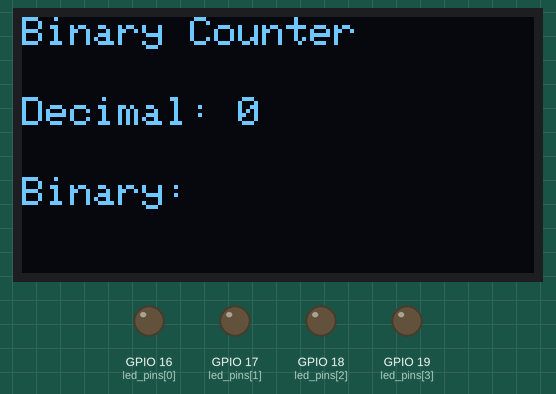
A sketch run on a simulated ESP32. Parts: 128×64 one-colour display, output pins drawn as LEDs (lit = HIGH).

Above: at 0.1 s.
At 3.2 s:
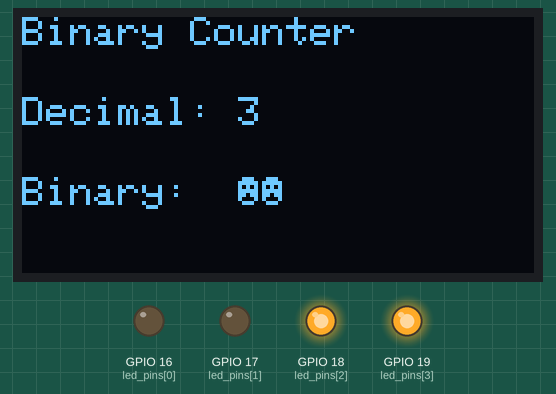
At 5.2 s:
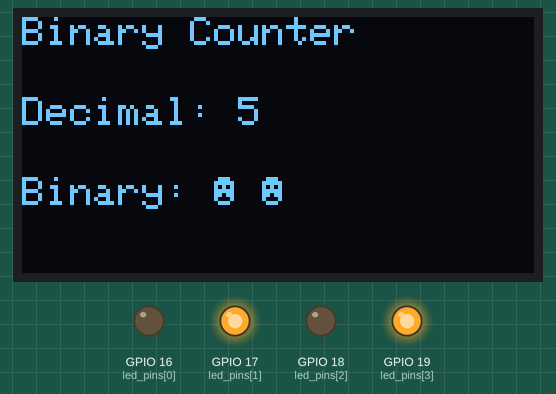
At 7.3 s:
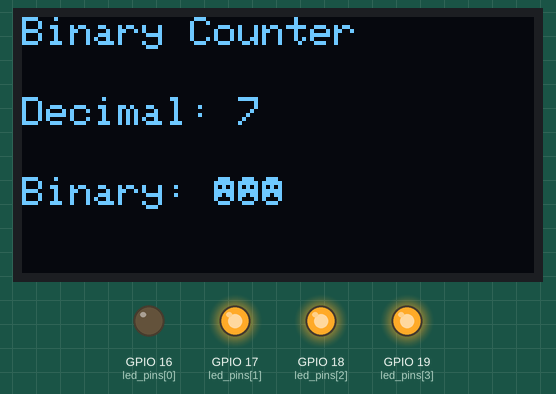
At 10.4 s:
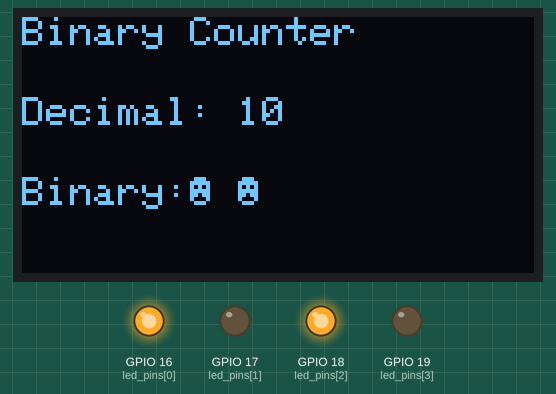
At 14.5 s:
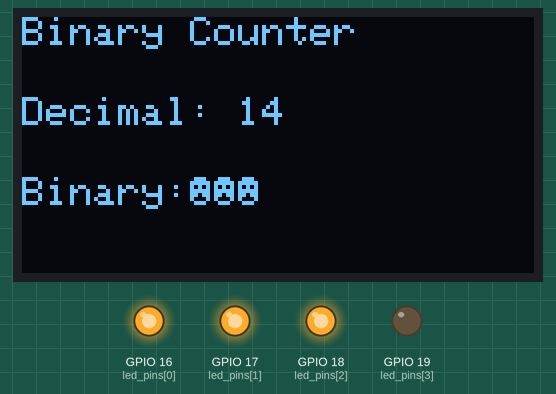
Timing chart, 0 to 40.0 s (numbered marks = the images above):
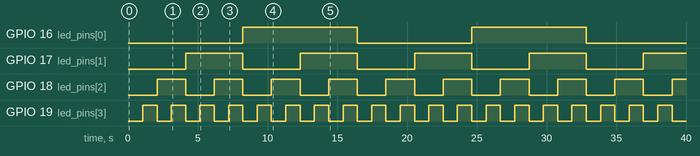

The sketch:

ESP32-4Bit-Binary-Visualizer.ino
```cpp
#include <Wire.h>
#include <Adafruit_GFX.h>
#include <Adafruit_SSD1306.h>

#define SCREEN_WIDTH 128
#define SCREEN_HEIGHT 64

Adafruit_SSD1306 display(SCREEN_WIDTH,SCREEN_HEIGHT,&Wire,-1);


char led_pins[] ={16,17,18,19};
char rows_columns [16][4]=
{
  {0,0,0,0},
  {0,0,0,1},
  {0,0,1,0},
  {0,0,1,1},
  {0,1,0,0},
  {0,1,0,1},
  {0,1,1,0},
  {0,1,1,1},
  {1,0,0,0},
  {1,0,0,1},
  {1,0,1,0},
  {1,0,1,1},
  {1,1,0,0},
  {1,1,0,1},
  {1,1,1,0},
  {1,1,1,1},
  };

  void setup()
  {
      Wire.begin(21,22);

    if(!display.begin(SSD1306_SWITCHCAPVCC,0x3C))
    {
      while(true);
    }

    for (int led_outputs=0; led_outputs<4; led_outputs ++)
    {
      pinMode(led_pins[led_outputs], OUTPUT);
    }

  }

  void loop()
  {
    for (int rows = 0; rows <16; rows++)
    {
      for (int column=0; column < 4; column++)
      {
        digitalWrite(led_pins[column],rows_columns[rows][column]);

      }

        display.clearDisplay();
        display.setTextSize(1);
        display.setTextColor(SSD1306_WHITE);
        display.setCursor(0,0);
        display.print("Binary Counter");

        display.setCursor(0,20);
        display.print("Decimal: ");
        display.println(rows);

        display.setCursor(0,40);
        display.print("Binary:");

        for (int led=0; led<4; led++)
        {
          display.print(rows_columns[rows][led]);
        }

        display.display();

      delay(1000);

    }

  }
```

Measured:
- by itself, GPIO 16 (led_pins[0]): alternates HIGH for 8.2 s and LOW for 8.2 s
- by itself, GPIO 17 (led_pins[1]): alternates HIGH for 4.1 s and LOW for 4.1 s
- by itself, GPIO 18 (led_pins[2]): alternates HIGH for 2.1 s and LOW for 2.1 s
- by itself, GPIO 19 (led_pins[3]): alternates HIGH for 1.0 s and LOW for 1.0 s
- what the display in image 1 shows lasts 1.1 s, from 3.1 s to 4.2 s
